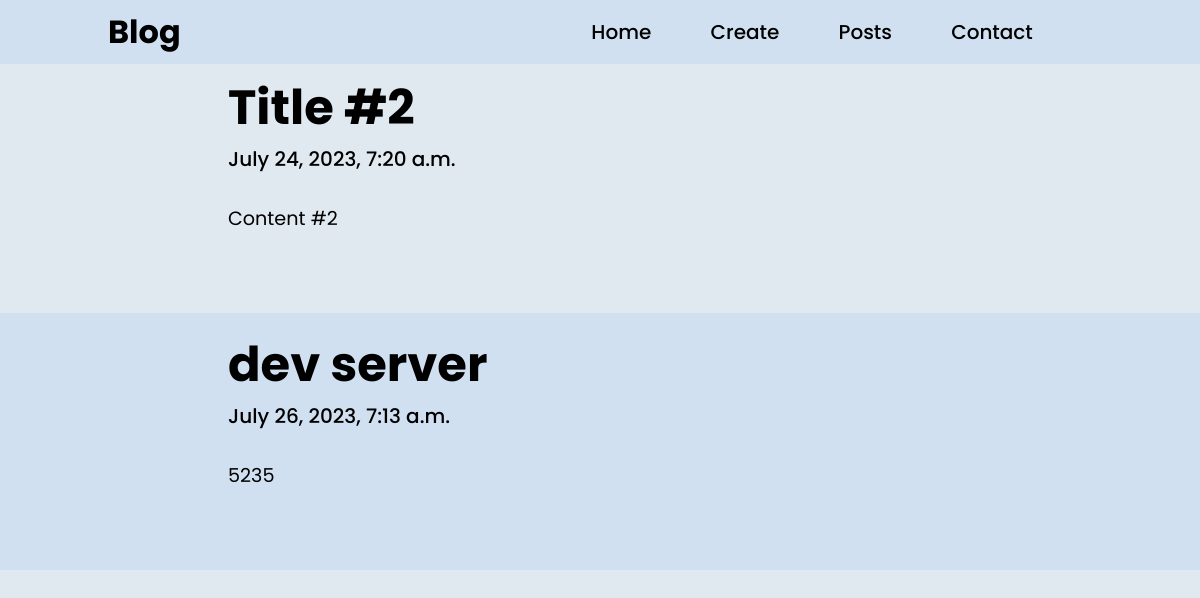
The page /listall on the database as committed earlier.
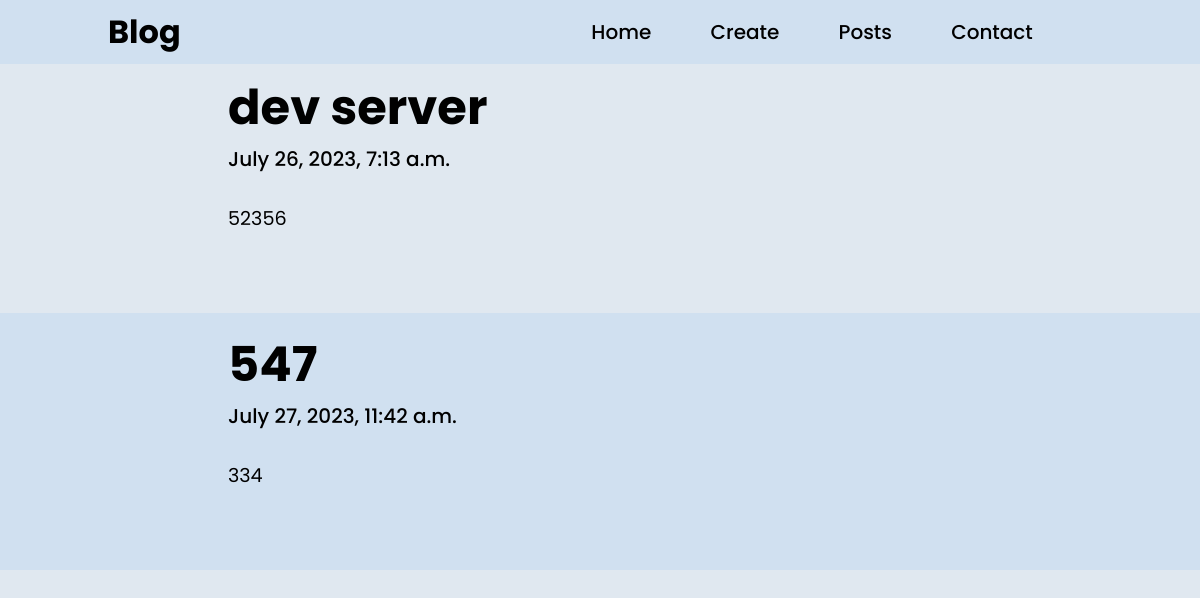
The same page on the database as committed later.
### posts/models.py (models this page shows)
class Post(models.Model):
    title = models.CharField(default='default title', max_length = 100)
    body = models.CharField(default='default body', max_length = 1000000)
    create_at = models.DateTimeField(auto_now_add=True)

### posts/views.py (the view)
# urls.py: path('listall', views.listall, name='listall'),
def listall(request):
    posts = Post.objects.all()
    return render(request, 'listall.html', {'posts': posts})

### templates/listall.html (shortened to what this page needs)
{% extends 'base.html' %}
{% load static %}
{% block extra_css1 %}
<link rel="stylesheet" href="{% static 'home.css' %}">
{% endblock %}
{% block content %}
  {% for post in posts %}
  <div class="post {% cycle 'post--odd' 'post--even' %}">
    <a href="read/{{post.id}}">
      <h2>{{post.title}}</h2>
      <h5>{{post.create_at}}</h5>
      <p>{{post.body|truncatewords:20}}</p>
    </a>
  </div>
  {% endfor %}
{% endblock %}

Rows that differ between the two databases and show on the page:
removed Post: title "Title #2", create_at "July 24, 2023, 7:20 a.m.", body "Content #2"
changed Post "dev server": body "5235" → "52356"
added Post: title "547", create_at "July 27, 2023, 11:42 a.m.", body "334"
